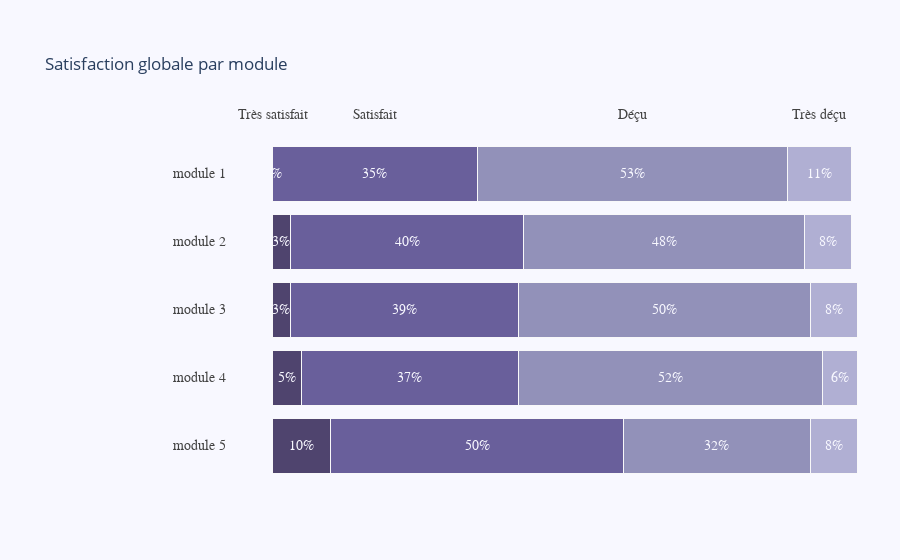
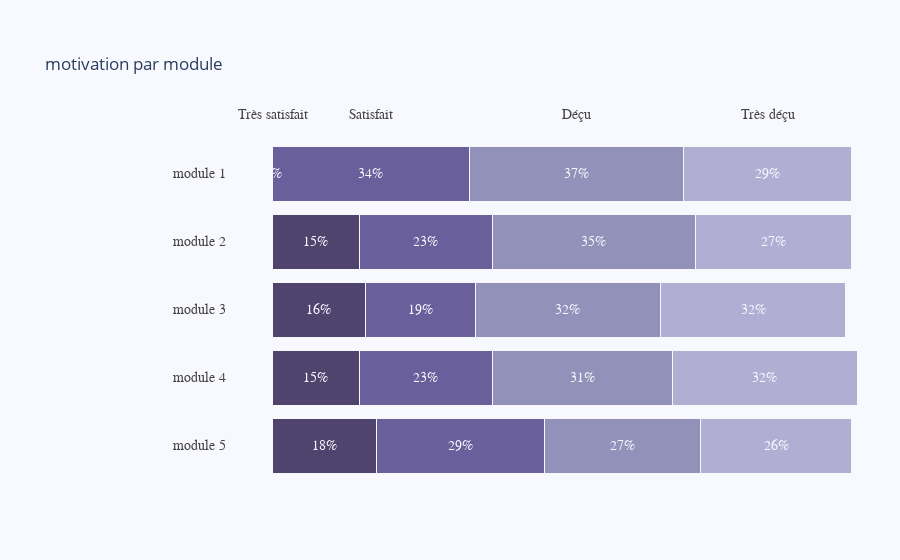
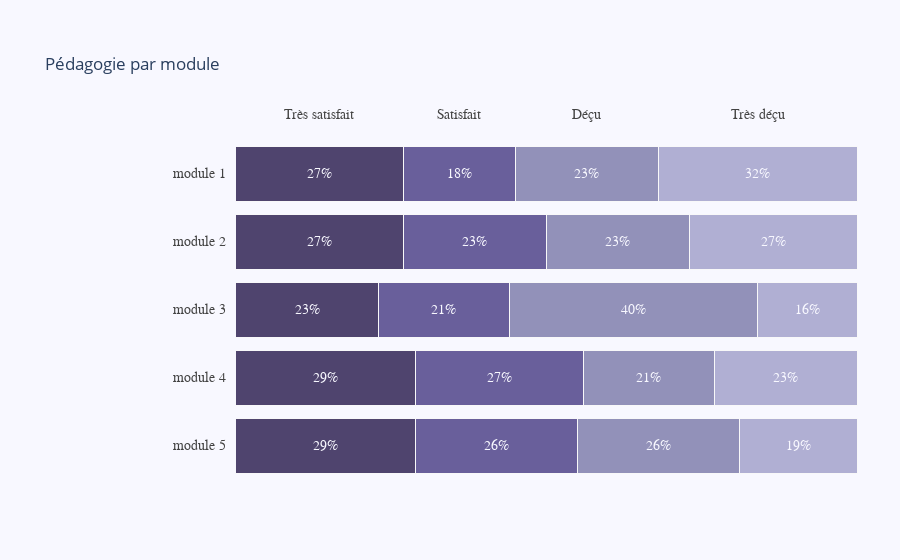
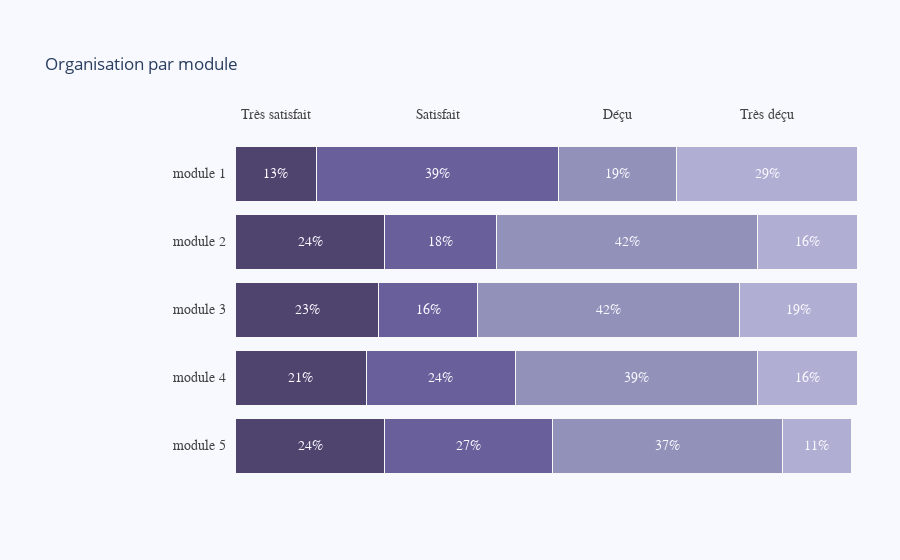

Notebook source saved alongside these figures, in order:
### Code cell
cats = [f"module {i}" for i in range(1, 6)] + ["évaluation finale"]


include_EF = False
i = 2
ic = True
iv = False
il = False
pct = True

if not include_EF: cats = cats[:-1]

for mes in mesures:
    #mes = mesures[i]
    top_labels = ['Très satisfait', 'Satisfait', 'Déçu', 'Très déçu']
    mod_likert_tx = get_tx_from_nb(mod_likert_nb)
    print(mes)
    print(mod_likert_tx[mes])
    title = f"{mes} par module"
    plot_horizontal_barchart(cats, mod_likert_tx[mes], top_labels, inv_cats=ic, inv_values=iv, inv_labels=il, pct=pct, title=title)

### Figure 1 — Plotly figure (JSON) as saved in the notebook; plotly's stock layout.template omitted (floating-point values rounded to 4 significant figures)
{"data": [{"marker": {"color": "rgba(38, 24, 74, 0.8)", "line": {"color": "rgb(248, 248, 249)", "width": 1}}, "orientation": "h", "type": "bar", "x": [10], "y": ["module 5"]}, {"marker": {"color": "rgba(38, 24, 74, 0.8)", "line": {"color": "rgb(248, 248, 249)", "width": 1}}, "orientation": "h", "type": "bar", "x": [5], "y": ["module 4"]}, {"marker": {"color": "rgba(38, 24, 74, 0.8)", "line": {"color": "rgb(248, 248, 249)", "width": 1}}, "orientation": "h", "type": "bar", "x": [3], "y": ["module 3"]}, {"marker": {"color": "rgba(38, 24, 74, 0.8)", "line": {"color": "rgb(248, 248, 249)", "width": 1}}, "orientation": "h", "type": "bar", "x": [3], "y": ["module 2"]}, {"marker": {"color": "rgba(38, 24, 74, 0.8)", "line": {"color": "rgb(248, 248, 249)", "width": 1}}, "orientation": "h", "type": "bar", "x": [0], "y": ["module 1"]}, {"marker": {"color": "rgba(71, 58, 131, 0.8)", "line": {"color": "rgb(248, 248, 249)", "width": 1}}, "orientation": "h", "type": "bar", "x": [50], "y": ["module 5"]}, {"marker": {"color": "rgba(71, 58, 131, 0.8)", "line": {"color": "rgb(248, 248, 249)", "width": 1}}, "orientation": "h", "type": "bar", "x": [37], "y": ["module 4"]}, {"marker": {"color": "rgba(71, 58, 131, 0.8)", "line": {"color": "rgb(248, 248, 249)", "width": 1}}, "orientation": "h", "type": "bar", "x": [39], "y": ["module 3"]}, {"marker": {"color": "rgba(71, 58, 131, 0.8)", "line": {"color": "rgb(248, 248, 249)", "width": 1}}, "orientation": "h", "type": "bar", "x": [40], "y": ["module 2"]}, {"marker": {"color": "rgba(71, 58, 131, 0.8)", "line": {"color": "rgb(248, 248, 249)", "width": 1}}, "orientation": "h", "type": "bar", "x": [35], "y": ["module 1"]}, {"marker": {"color": "rgba(122, 120, 168, 0.8)", "line": {"color": "rgb(248, 248, 249)", "width": 1}}, "orientation": "h", "type": "bar", "x": [32], "y": ["module 5"]}, {"marker": {"color": "rgba(122, 120, 168, 0.8)", "line": {"color": "rgb(248, 248, 249)", "width": 1}}, "orientation": "h", "type": "bar", "x": [52], "y": ["module 4"]}, {"marker": {"color": "rgba(122, 120, 168, 0.8)", "line": {"color": "rgb(248, 248, 249)", "width": 1}}, "orientation": "h", "type": "bar", "x": [50], "y": ["module 3"]}, {"marker": {"color": "rgba(122, 120, 168, 0.8)", "line": {"color": "rgb(248, 248, 249)", "width": 1}}, "orientation": "h", "type": "bar", "x": [48], "y": ["module 2"]}, {"marker": {"color": "rgba(122, 120, 168, 0.8)", "line": {"color": "rgb(248, 248, 249)", "width": 1}}, "orientation": "h", "type": "bar", "x": [53], "y": ["module 1"]}, {"marker": {"color": "rgba(164, 163, 204, 0.85)", "line": {"color": "rgb(248, 248, 249)", "width": 1}}, "orientation": "h", "type": "bar", "x": [8], "y": ["module 5"]}, {"marker": {"color": "rgba(164, 163, 204, 0.85)", "line": {"color": "rgb(248, 248, 249)", "width": 1}}, "orientation": "h", "type": "bar", "x": [6], "y": ["module 4"]}, {"marker": {"color": "rgba(164, 163, 204, 0.85)", "line": {"color": "rgb(248, 248, 249)", "width": 1}}, "orientation": "h", "type": "bar", "x": [8], "y": ["module 3"]}, {"marker": {"color": "rgba(164, 163, 204, 0.85)", "line": {"color": "rgb(248, 248, 249)", "width": 1}}, "orientation": "h", "type": "bar", "x": [8], "y": ["module 2"]}, {"marker": {"color": "rgba(164, 163, 204, 0.85)", "line": {"color": "rgb(248, 248, 249)", "width": 1}}, "orientation": "h", "type": "bar", "x": [11], "y": ["module 1"]}], "layout": {"annotations": [{"align": "right", "font": {"color": "rgb(67, 67, 67)", "family": "Arial", "size": 14}, "showarrow": false, "text": "module 5", "x": 0.14, "xanchor": "right", "xref": "paper", "y": "module 5", "yref": "y"}, {"font": {"color": "rgb(248, 248, 255)", "family": "Arial", "size": 14}, "showarrow": false, "text": "10%", "x": 5, "xref": "x", "y": "module 5", "yref": "y"}, {"font": {"color": "rgb(248, 248, 255)", "family": "Arial", "size": 14}, "showarrow": false, "text": "50%", "x": 35, "xref": "x", "y": "module 5", "yref": "y"}, {"font": {"color": "rgb(248, 248, 255)", "family": "Arial", "size": 14}, "showarrow": false, "text": "32%", "x": 76, "xref": "x", "y": "module 5", "yref": "y"}, {"font": {"color": "rgb(248, 248, 255)", "family": "Arial", "size": 14}, "showarrow": false, "text": "8%", "x": 96, "xref": "x", "y": "module 5", "yref": "y"}, {"align": "right", "font": {"color": "rgb(67, 67, 67)", "family": "Arial", "size": 14}, "showarrow": false, "text": "module 4", "x": 0.14, "xanchor": "right", "xref": "paper", "y": "module 4", "yref": "y"}, {"font": {"color": "rgb(248, 248, 255)", "family": "Arial", "size": 14}, "showarrow": false, "text": "5%", "x": 2.5, "xref": "x", "y": "module 4", "yref": "y"}, {"font": {"color": "rgb(248, 248, 255)", "family": "Arial", "size": 14}, "showarrow": false, "text": "37%", "x": 23.5, "xref": "x", "y": "module 4", "yref": "y"}, {"font": {"color": "rgb(248, 248, 255)", "family": "Arial", "size": 14}, "showarrow": false, "text": "52%", "x": 68, "xref": "x", "y": "module 4", "yref": "y"}, {"font": {"color": "rgb(248, 248, 255)", "family": "Arial", "size": 14}, "showarrow": false, "text": "6%", "x": 97, "xref": "x", "y": "module 4", "yref": "y"}, {"align": "right", "font": {"color": "rgb(67, 67, 67)", "family": "Arial", "size": 14}, "showarrow": false, "text": "module 3", "x": 0.14, "xanchor": "right", "xref": "paper", "y": "module 3", "yref": "y"}, {"font": {"color": "rgb(248, 248, 255)", "family": "Arial", "size": 14}, "showarrow": false, "text": "3%", "x": 1.5, "xref": "x", "y": "module 3", "yref": "y"}, {"font": {"color": "rgb(248, 248, 255)", "family": "Arial", "size": 14}, "showarrow": false, "text": "39%", "x": 22.5, "xref": "x", "y": "module 3", "yref": "y"}, {"font": {"color": "rgb(248, 248, 255)", "family": "Arial", "size": 14}, "showarrow": false, "text": "50%", "x": 67, "xref": "x", "y": "module 3", "yref": "y"}, {"font": {"color": "rgb(248, 248, 255)", "family": "Arial", "size": 14}, "showarrow": false, "text": "8%", "x": 96, "xref": "x", "y": "module 3", "yref": "y"}, {"align": "right", "font": {"color": "rgb(67, 67, 67)", "family": "Arial", "size": 14}, "showarrow": false, "text": "module 2", "x": 0.14, "xanchor": "right", "xref": "paper", "y": "module 2", "yref": "y"}, {"font": {"color": "rgb(248, 248, 255)", "family": "Arial", "size": 14}, "showarrow": false, "text": "3%", "x": 1.5, "xref": "x", "y": "module 2", "yref": "y"}, {"font": {"color": "rgb(248, 248, 255)", "family": "Arial", "size": 14}, "showarrow": false, "text": "40%", "x": 23, "xref": "x", "y": "module 2", "yref": "y"}, {"font": {"color": "rgb(248, 248, 255)", "family": "Arial", "size": 14}, "showarrow": false, "text": "48%", "x": 67, "xref": "x", "y": "module 2", "yref": "y"}, {"font": {"color": "rgb(248, 248, 255)", "family": "Arial", "size": 14}, "showarrow": false, "text": "8%", "x": 95, "xref": "x", "y": "module 2", "yref": "y"}, {"align": "right", "font": {"color": "rgb(67, 67, 67)", "family": "Arial", "size": 14}, "showarrow": false, "text": "module 1", "x": 0.14, "xanchor": "right", "xref": "paper", "y": "module 1", "yref": "y"}, {"font": {"color": "rgb(248, 248, 255)", "family": "Arial", "size": 14}, "showarrow": false, "text": "0%", "x": 0, "xref": "x", "y": "module 1", "yref": "y"}, {"font": {"color": "rgb(67, 67, 67)", "family": "Arial", "size": 14}, "showarrow": false, "text": "Très satisfait", "x": 0, "xref": "x", "y": 1.1, "yref": "paper"}, {"font": {"color": "rgb(248, 248, 255)", "family": "Arial", "size": 14}, "showarrow": false, "text": "35%", "x": 17.5, "xref": "x", "y": "module 1", "yref": "y"}, {"font": {"color": "rgb(67, 67, 67)", "family": "Arial", "size": 14}, "showarrow": false, "text": "Satisfait", "x": 17.5, "xref": "x", "y": 1.1, "yref": "paper"}, {"font": {"color": "rgb(248, 248, 255)", "family": "Arial", "size": 14}, "showarrow": false, "text": "53%", "x": 61.5, "xref": "x", "y": "module 1", "yref": "y"}, {"font": {"color": "rgb(67, 67, 67)", "family": "Arial", "size": 14}, "showarrow": false, "text": "Déçu", "x": 61.5, "xref": "x", "y": 1.1, "yref": "paper"}, {"font": {"color": "rgb(248, 248, 255)", "family": "Arial", "size": 14}, "showarrow": false, "text": "11%", "x": 93.5, "xref": "x", "y": "module 1", "yref": "y"}, {"font": {"color": "rgb(67, 67, 67)", "family": "Arial", "size": 14}, "showarrow": false, "text": "Très déçu", "x": 93.5, "xref": "x", "y": 1.1, "yref": "paper"}], "barmode": "stack", "margin": {"b": 80, "l": 120, "r": 10, "t": 140}, "paper_bgcolor": "rgb(248, 248, 255)", "plot_bgcolor": "rgb(248, 248, 255)", "showlegend": false, "title": {"text": "Satisfaction globale par module"}, "xaxis": {"domain": [0.15, 1], "showgrid": false, "showline": false, "showticklabels": false, "zeroline": false}, "yaxis": {"showgrid": false, "showline": false, "showticklabels": false, "zeroline": false}}}

### Figure 2 — Plotly figure (JSON) as saved in the notebook; plotly's stock layout.template omitted (floating-point values rounded to 4 significant figures)
{"data": [{"marker": {"color": "rgba(38, 24, 74, 0.8)", "line": {"color": "rgb(248, 248, 249)", "width": 1}}, "orientation": "h", "type": "bar", "x": [18], "y": ["module 5"]}, {"marker": {"color": "rgba(38, 24, 74, 0.8)", "line": {"color": "rgb(248, 248, 249)", "width": 1}}, "orientation": "h", "type": "bar", "x": [15], "y": ["module 4"]}, {"marker": {"color": "rgba(38, 24, 74, 0.8)", "line": {"color": "rgb(248, 248, 249)", "width": 1}}, "orientation": "h", "type": "bar", "x": [16], "y": ["module 3"]}, {"marker": {"color": "rgba(38, 24, 74, 0.8)", "line": {"color": "rgb(248, 248, 249)", "width": 1}}, "orientation": "h", "type": "bar", "x": [15], "y": ["module 2"]}, {"marker": {"color": "rgba(38, 24, 74, 0.8)", "line": {"color": "rgb(248, 248, 249)", "width": 1}}, "orientation": "h", "type": "bar", "x": [0], "y": ["module 1"]}, {"marker": {"color": "rgba(71, 58, 131, 0.8)", "line": {"color": "rgb(248, 248, 249)", "width": 1}}, "orientation": "h", "type": "bar", "x": [29], "y": ["module 5"]}, {"marker": {"color": "rgba(71, 58, 131, 0.8)", "line": {"color": "rgb(248, 248, 249)", "width": 1}}, "orientation": "h", "type": "bar", "x": [23], "y": ["module 4"]}, {"marker": {"color": "rgba(71, 58, 131, 0.8)", "line": {"color": "rgb(248, 248, 249)", "width": 1}}, "orientation": "h", "type": "bar", "x": [19], "y": ["module 3"]}, {"marker": {"color": "rgba(71, 58, 131, 0.8)", "line": {"color": "rgb(248, 248, 249)", "width": 1}}, "orientation": "h", "type": "bar", "x": [23], "y": ["module 2"]}, {"marker": {"color": "rgba(71, 58, 131, 0.8)", "line": {"color": "rgb(248, 248, 249)", "width": 1}}, "orientation": "h", "type": "bar", "x": [34], "y": ["module 1"]}, {"marker": {"color": "rgba(122, 120, 168, 0.8)", "line": {"color": "rgb(248, 248, 249)", "width": 1}}, "orientation": "h", "type": "bar", "x": [27], "y": ["module 5"]}, {"marker": {"color": "rgba(122, 120, 168, 0.8)", "line": {"color": "rgb(248, 248, 249)", "width": 1}}, "orientation": "h", "type": "bar", "x": [31], "y": ["module 4"]}, {"marker": {"color": "rgba(122, 120, 168, 0.8)", "line": {"color": "rgb(248, 248, 249)", "width": 1}}, "orientation": "h", "type": "bar", "x": [32], "y": ["module 3"]}, {"marker": {"color": "rgba(122, 120, 168, 0.8)", "line": {"color": "rgb(248, 248, 249)", "width": 1}}, "orientation": "h", "type": "bar", "x": [35], "y": ["module 2"]}, {"marker": {"color": "rgba(122, 120, 168, 0.8)", "line": {"color": "rgb(248, 248, 249)", "width": 1}}, "orientation": "h", "type": "bar", "x": [37], "y": ["module 1"]}, {"marker": {"color": "rgba(164, 163, 204, 0.85)", "line": {"color": "rgb(248, 248, 249)", "width": 1}}, "orientation": "h", "type": "bar", "x": [26], "y": ["module 5"]}, {"marker": {"color": "rgba(164, 163, 204, 0.85)", "line": {"color": "rgb(248, 248, 249)", "width": 1}}, "orientation": "h", "type": "bar", "x": [32], "y": ["module 4"]}, {"marker": {"color": "rgba(164, 163, 204, 0.85)", "line": {"color": "rgb(248, 248, 249)", "width": 1}}, "orientation": "h", "type": "bar", "x": [32], "y": ["module 3"]}, {"marker": {"color": "rgba(164, 163, 204, 0.85)", "line": {"color": "rgb(248, 248, 249)", "width": 1}}, "orientation": "h", "type": "bar", "x": [27], "y": ["module 2"]}, {"marker": {"color": "rgba(164, 163, 204, 0.85)", "line": {"color": "rgb(248, 248, 249)", "width": 1}}, "orientation": "h", "type": "bar", "x": [29], "y": ["module 1"]}], "layout": {"annotations": [{"align": "right", "font": {"color": "rgb(67, 67, 67)", "family": "Arial", "size": 14}, "showarrow": false, "text": "module 5", "x": 0.14, "xanchor": "right", "xref": "paper", "y": "module 5", "yref": "y"}, {"font": {"color": "rgb(248, 248, 255)", "family": "Arial", "size": 14}, "showarrow": false, "text": "18%", "x": 9, "xref": "x", "y": "module 5", "yref": "y"}, {"font": {"color": "rgb(248, 248, 255)", "family": "Arial", "size": 14}, "showarrow": false, "text": "29%", "x": 32.5, "xref": "x", "y": "module 5", "yref": "y"}, {"font": {"color": "rgb(248, 248, 255)", "family": "Arial", "size": 14}, "showarrow": false, "text": "27%", "x": 60.5, "xref": "x", "y": "module 5", "yref": "y"}, {"font": {"color": "rgb(248, 248, 255)", "family": "Arial", "size": 14}, "showarrow": false, "text": "26%", "x": 87, "xref": "x", "y": "module 5", "yref": "y"}, {"align": "right", "font": {"color": "rgb(67, 67, 67)", "family": "Arial", "size": 14}, "showarrow": false, "text": "module 4", "x": 0.14, "xanchor": "right", "xref": "paper", "y": "module 4", "yref": "y"}, {"font": {"color": "rgb(248, 248, 255)", "family": "Arial", "size": 14}, "showarrow": false, "text": "15%", "x": 7.5, "xref": "x", "y": "module 4", "yref": "y"}, {"font": {"color": "rgb(248, 248, 255)", "family": "Arial", "size": 14}, "showarrow": false, "text": "23%", "x": 26.5, "xref": "x", "y": "module 4", "yref": "y"}, {"font": {"color": "rgb(248, 248, 255)", "family": "Arial", "size": 14}, "showarrow": false, "text": "31%", "x": 53.5, "xref": "x", "y": "module 4", "yref": "y"}, {"font": {"color": "rgb(248, 248, 255)", "family": "Arial", "size": 14}, "showarrow": false, "text": "32%", "x": 85, "xref": "x", "y": "module 4", "yref": "y"}, {"align": "right", "font": {"color": "rgb(67, 67, 67)", "family": "Arial", "size": 14}, "showarrow": false, "text": "module 3", "x": 0.14, "xanchor": "right", "xref": "paper", "y": "module 3", "yref": "y"}, {"font": {"color": "rgb(248, 248, 255)", "family": "Arial", "size": 14}, "showarrow": false, "text": "16%", "x": 8, "xref": "x", "y": "module 3", "yref": "y"}, {"font": {"color": "rgb(248, 248, 255)", "family": "Arial", "size": 14}, "showarrow": false, "text": "19%", "x": 25.5, "xref": "x", "y": "module 3", "yref": "y"}, {"font": {"color": "rgb(248, 248, 255)", "family": "Arial", "size": 14}, "showarrow": false, "text": "32%", "x": 51, "xref": "x", "y": "module 3", "yref": "y"}, {"font": {"color": "rgb(248, 248, 255)", "family": "Arial", "size": 14}, "showarrow": false, "text": "32%", "x": 83, "xref": "x", "y": "module 3", "yref": "y"}, {"align": "right", "font": {"color": "rgb(67, 67, 67)", "family": "Arial", "size": 14}, "showarrow": false, "text": "module 2", "x": 0.14, "xanchor": "right", "xref": "paper", "y": "module 2", "yref": "y"}, {"font": {"color": "rgb(248, 248, 255)", "family": "Arial", "size": 14}, "showarrow": false, "text": "15%", "x": 7.5, "xref": "x", "y": "module 2", "yref": "y"}, {"font": {"color": "rgb(248, 248, 255)", "family": "Arial", "size": 14}, "showarrow": false, "text": "23%", "x": 26.5, "xref": "x", "y": "module 2", "yref": "y"}, {"font": {"color": "rgb(248, 248, 255)", "family": "Arial", "size": 14}, "showarrow": false, "text": "35%", "x": 55.5, "xref": "x", "y": "module 2", "yref": "y"}, {"font": {"color": "rgb(248, 248, 255)", "family": "Arial", "size": 14}, "showarrow": false, "text": "27%", "x": 86.5, "xref": "x", "y": "module 2", "yref": "y"}, {"align": "right", "font": {"color": "rgb(67, 67, 67)", "family": "Arial", "size": 14}, "showarrow": false, "text": "module 1", "x": 0.14, "xanchor": "right", "xref": "paper", "y": "module 1", "yref": "y"}, {"font": {"color": "rgb(248, 248, 255)", "family": "Arial", "size": 14}, "showarrow": false, "text": "0%", "x": 0, "xref": "x", "y": "module 1", "yref": "y"}, {"font": {"color": "rgb(67, 67, 67)", "family": "Arial", "size": 14}, "showarrow": false, "text": "Très satisfait", "x": 0, "xref": "x", "y": 1.1, "yref": "paper"}, {"font": {"color": "rgb(248, 248, 255)", "family": "Arial", "size": 14}, "showarrow": false, "text": "34%", "x": 17, "xref": "x", "y": "module 1", "yref": "y"}, {"font": {"color": "rgb(67, 67, 67)", "family": "Arial", "size": 14}, "showarrow": false, "text": "Satisfait", "x": 17, "xref": "x", "y": 1.1, "yref": "paper"}, {"font": {"color": "rgb(248, 248, 255)", "family": "Arial", "size": 14}, "showarrow": false, "text": "37%", "x": 52.5, "xref": "x", "y": "module 1", "yref": "y"}, {"font": {"color": "rgb(67, 67, 67)", "family": "Arial", "size": 14}, "showarrow": false, "text": "Déçu", "x": 52.5, "xref": "x", "y": 1.1, "yref": "paper"}, {"font": {"color": "rgb(248, 248, 255)", "family": "Arial", "size": 14}, "showarrow": false, "text": "29%", "x": 85.5, "xref": "x", "y": "module 1", "yref": "y"}, {"font": {"color": "rgb(67, 67, 67)", "family": "Arial", "size": 14}, "showarrow": false, "text": "Très déçu", "x": 85.5, "xref": "x", "y": 1.1, "yref": "paper"}], "barmode": "stack", "margin": {"b": 80, "l": 120, "r": 10, "t": 140}, "paper_bgcolor": "rgb(248, 248, 255)", "plot_bgcolor": "rgb(248, 248, 255)", "showlegend": false, "title": {"text": "motivation par module"}, "xaxis": {"domain": [0.15, 1], "showgrid": false, "showline": false, "showticklabels": false, "zeroline": false}, "yaxis": {"showgrid": false, "showline": false, "showticklabels": false, "zeroline": false}}}

### Figure 3 — Plotly figure (JSON) as saved in the notebook; plotly's stock layout.template omitted (floating-point values rounded to 4 significant figures)
{"data": [{"marker": {"color": "rgba(38, 24, 74, 0.8)", "line": {"color": "rgb(248, 248, 249)", "width": 1}}, "orientation": "h", "type": "bar", "x": [29], "y": ["module 5"]}, {"marker": {"color": "rgba(38, 24, 74, 0.8)", "line": {"color": "rgb(248, 248, 249)", "width": 1}}, "orientation": "h", "type": "bar", "x": [29], "y": ["module 4"]}, {"marker": {"color": "rgba(38, 24, 74, 0.8)", "line": {"color": "rgb(248, 248, 249)", "width": 1}}, "orientation": "h", "type": "bar", "x": [23], "y": ["module 3"]}, {"marker": {"color": "rgba(38, 24, 74, 0.8)", "line": {"color": "rgb(248, 248, 249)", "width": 1}}, "orientation": "h", "type": "bar", "x": [27], "y": ["module 2"]}, {"marker": {"color": "rgba(38, 24, 74, 0.8)", "line": {"color": "rgb(248, 248, 249)", "width": 1}}, "orientation": "h", "type": "bar", "x": [27], "y": ["module 1"]}, {"marker": {"color": "rgba(71, 58, 131, 0.8)", "line": {"color": "rgb(248, 248, 249)", "width": 1}}, "orientation": "h", "type": "bar", "x": [26], "y": ["module 5"]}, {"marker": {"color": "rgba(71, 58, 131, 0.8)", "line": {"color": "rgb(248, 248, 249)", "width": 1}}, "orientation": "h", "type": "bar", "x": [27], "y": ["module 4"]}, {"marker": {"color": "rgba(71, 58, 131, 0.8)", "line": {"color": "rgb(248, 248, 249)", "width": 1}}, "orientation": "h", "type": "bar", "x": [21], "y": ["module 3"]}, {"marker": {"color": "rgba(71, 58, 131, 0.8)", "line": {"color": "rgb(248, 248, 249)", "width": 1}}, "orientation": "h", "type": "bar", "x": [23], "y": ["module 2"]}, {"marker": {"color": "rgba(71, 58, 131, 0.8)", "line": {"color": "rgb(248, 248, 249)", "width": 1}}, "orientation": "h", "type": "bar", "x": [18], "y": ["module 1"]}, {"marker": {"color": "rgba(122, 120, 168, 0.8)", "line": {"color": "rgb(248, 248, 249)", "width": 1}}, "orientation": "h", "type": "bar", "x": [26], "y": ["module 5"]}, {"marker": {"color": "rgba(122, 120, 168, 0.8)", "line": {"color": "rgb(248, 248, 249)", "width": 1}}, "orientation": "h", "type": "bar", "x": [21], "y": ["module 4"]}, {"marker": {"color": "rgba(122, 120, 168, 0.8)", "line": {"color": "rgb(248, 248, 249)", "width": 1}}, "orientation": "h", "type": "bar", "x": [40], "y": ["module 3"]}, {"marker": {"color": "rgba(122, 120, 168, 0.8)", "line": {"color": "rgb(248, 248, 249)", "width": 1}}, "orientation": "h", "type": "bar", "x": [23], "y": ["module 2"]}, {"marker": {"color": "rgba(122, 120, 168, 0.8)", "line": {"color": "rgb(248, 248, 249)", "width": 1}}, "orientation": "h", "type": "bar", "x": [23], "y": ["module 1"]}, {"marker": {"color": "rgba(164, 163, 204, 0.85)", "line": {"color": "rgb(248, 248, 249)", "width": 1}}, "orientation": "h", "type": "bar", "x": [19], "y": ["module 5"]}, {"marker": {"color": "rgba(164, 163, 204, 0.85)", "line": {"color": "rgb(248, 248, 249)", "width": 1}}, "orientation": "h", "type": "bar", "x": [23], "y": ["module 4"]}, {"marker": {"color": "rgba(164, 163, 204, 0.85)", "line": {"color": "rgb(248, 248, 249)", "width": 1}}, "orientation": "h", "type": "bar", "x": [16], "y": ["module 3"]}, {"marker": {"color": "rgba(164, 163, 204, 0.85)", "line": {"color": "rgb(248, 248, 249)", "width": 1}}, "orientation": "h", "type": "bar", "x": [27], "y": ["module 2"]}, {"marker": {"color": "rgba(164, 163, 204, 0.85)", "line": {"color": "rgb(248, 248, 249)", "width": 1}}, "orientation": "h", "type": "bar", "x": [32], "y": ["module 1"]}], "layout": {"annotations": [{"align": "right", "font": {"color": "rgb(67, 67, 67)", "family": "Arial", "size": 14}, "showarrow": false, "text": "module 5", "x": 0.14, "xanchor": "right", "xref": "paper", "y": "module 5", "yref": "y"}, {"font": {"color": "rgb(248, 248, 255)", "family": "Arial", "size": 14}, "showarrow": false, "text": "29%", "x": 14.5, "xref": "x", "y": "module 5", "yref": "y"}, {"font": {"color": "rgb(248, 248, 255)", "family": "Arial", "size": 14}, "showarrow": false, "text": "26%", "x": 42, "xref": "x", "y": "module 5", "yref": "y"}, {"font": {"color": "rgb(248, 248, 255)", "family": "Arial", "size": 14}, "showarrow": false, "text": "26%", "x": 68, "xref": "x", "y": "module 5", "yref": "y"}, {"font": {"color": "rgb(248, 248, 255)", "family": "Arial", "size": 14}, "showarrow": false, "text": "19%", "x": 90.5, "xref": "x", "y": "module 5", "yref": "y"}, {"align": "right", "font": {"color": "rgb(67, 67, 67)", "family": "Arial", "size": 14}, "showarrow": false, "text": "module 4", "x": 0.14, "xanchor": "right", "xref": "paper", "y": "module 4", "yref": "y"}, {"font": {"color": "rgb(248, 248, 255)", "family": "Arial", "size": 14}, "showarrow": false, "text": "29%", "x": 14.5, "xref": "x", "y": "module 4", "yref": "y"}, {"font": {"color": "rgb(248, 248, 255)", "family": "Arial", "size": 14}, "showarrow": false, "text": "27%", "x": 42.5, "xref": "x", "y": "module 4", "yref": "y"}, {"font": {"color": "rgb(248, 248, 255)", "family": "Arial", "size": 14}, "showarrow": false, "text": "21%", "x": 66.5, "xref": "x", "y": "module 4", "yref": "y"}, {"font": {"color": "rgb(248, 248, 255)", "family": "Arial", "size": 14}, "showarrow": false, "text": "23%", "x": 88.5, "xref": "x", "y": "module 4", "yref": "y"}, {"align": "right", "font": {"color": "rgb(67, 67, 67)", "family": "Arial", "size": 14}, "showarrow": false, "text": "module 3", "x": 0.14, "xanchor": "right", "xref": "paper", "y": "module 3", "yref": "y"}, {"font": {"color": "rgb(248, 248, 255)", "family": "Arial", "size": 14}, "showarrow": false, "text": "23%", "x": 11.5, "xref": "x", "y": "module 3", "yref": "y"}, {"font": {"color": "rgb(248, 248, 255)", "family": "Arial", "size": 14}, "showarrow": false, "text": "21%", "x": 33.5, "xref": "x", "y": "module 3", "yref": "y"}, {"font": {"color": "rgb(248, 248, 255)", "family": "Arial", "size": 14}, "showarrow": false, "text": "40%", "x": 64, "xref": "x", "y": "module 3", "yref": "y"}, {"font": {"color": "rgb(248, 248, 255)", "family": "Arial", "size": 14}, "showarrow": false, "text": "16%", "x": 92, "xref": "x", "y": "module 3", "yref": "y"}, {"align": "right", "font": {"color": "rgb(67, 67, 67)", "family": "Arial", "size": 14}, "showarrow": false, "text": "module 2", "x": 0.14, "xanchor": "right", "xref": "paper", "y": "module 2", "yref": "y"}, {"font": {"color": "rgb(248, 248, 255)", "family": "Arial", "size": 14}, "showarrow": false, "text": "27%", "x": 13.5, "xref": "x", "y": "module 2", "yref": "y"}, {"font": {"color": "rgb(248, 248, 255)", "family": "Arial", "size": 14}, "showarrow": false, "text": "23%", "x": 38.5, "xref": "x", "y": "module 2", "yref": "y"}, {"font": {"color": "rgb(248, 248, 255)", "family": "Arial", "size": 14}, "showarrow": false, "text": "23%", "x": 61.5, "xref": "x", "y": "module 2", "yref": "y"}, {"font": {"color": "rgb(248, 248, 255)", "family": "Arial", "size": 14}, "showarrow": false, "text": "27%", "x": 86.5, "xref": "x", "y": "module 2", "yref": "y"}, {"align": "right", "font": {"color": "rgb(67, 67, 67)", "family": "Arial", "size": 14}, "showarrow": false, "text": "module 1", "x": 0.14, "xanchor": "right", "xref": "paper", "y": "module 1", "yref": "y"}, {"font": {"color": "rgb(248, 248, 255)", "family": "Arial", "size": 14}, "showarrow": false, "text": "27%", "x": 13.5, "xref": "x", "y": "module 1", "yref": "y"}, {"font": {"color": "rgb(67, 67, 67)", "family": "Arial", "size": 14}, "showarrow": false, "text": "Très satisfait", "x": 13.5, "xref": "x", "y": 1.1, "yref": "paper"}, {"font": {"color": "rgb(248, 248, 255)", "family": "Arial", "size": 14}, "showarrow": false, "text": "18%", "x": 36, "xref": "x", "y": "module 1", "yref": "y"}, {"font": {"color": "rgb(67, 67, 67)", "family": "Arial", "size": 14}, "showarrow": false, "text": "Satisfait", "x": 36, "xref": "x", "y": 1.1, "yref": "paper"}, {"font": {"color": "rgb(248, 248, 255)", "family": "Arial", "size": 14}, "showarrow": false, "text": "23%", "x": 56.5, "xref": "x", "y": "module 1", "yref": "y"}, {"font": {"color": "rgb(67, 67, 67)", "family": "Arial", "size": 14}, "showarrow": false, "text": "Déçu", "x": 56.5, "xref": "x", "y": 1.1, "yref": "paper"}, {"font": {"color": "rgb(248, 248, 255)", "family": "Arial", "size": 14}, "showarrow": false, "text": "32%", "x": 84, "xref": "x", "y": "module 1", "yref": "y"}, {"font": {"color": "rgb(67, 67, 67)", "family": "Arial", "size": 14}, "showarrow": false, "text": "Très déçu", "x": 84, "xref": "x", "y": 1.1, "yref": "paper"}], "barmode": "stack", "margin": {"b": 80, "l": 120, "r": 10, "t": 140}, "paper_bgcolor": "rgb(248, 248, 255)", "plot_bgcolor": "rgb(248, 248, 255)", "showlegend": false, "title": {"text": "Pédagogie par module"}, "xaxis": {"domain": [0.15, 1], "showgrid": false, "showline": false, "showticklabels": false, "zeroline": false}, "yaxis": {"showgrid": false, "showline": false, "showticklabels": false, "zeroline": false}}}

### Figure 4 — Plotly figure (JSON) as saved in the notebook; plotly's stock layout.template omitted (floating-point values rounded to 4 significant figures)
{"data": [{"marker": {"color": "rgba(38, 24, 74, 0.8)", "line": {"color": "rgb(248, 248, 249)", "width": 1}}, "orientation": "h", "type": "bar", "x": [24], "y": ["module 5"]}, {"marker": {"color": "rgba(38, 24, 74, 0.8)", "line": {"color": "rgb(248, 248, 249)", "width": 1}}, "orientation": "h", "type": "bar", "x": [21], "y": ["module 4"]}, {"marker": {"color": "rgba(38, 24, 74, 0.8)", "line": {"color": "rgb(248, 248, 249)", "width": 1}}, "orientation": "h", "type": "bar", "x": [23], "y": ["module 3"]}, {"marker": {"color": "rgba(38, 24, 74, 0.8)", "line": {"color": "rgb(248, 248, 249)", "width": 1}}, "orientation": "h", "type": "bar", "x": [24], "y": ["module 2"]}, {"marker": {"color": "rgba(38, 24, 74, 0.8)", "line": {"color": "rgb(248, 248, 249)", "width": 1}}, "orientation": "h", "type": "bar", "x": [13], "y": ["module 1"]}, {"marker": {"color": "rgba(71, 58, 131, 0.8)", "line": {"color": "rgb(248, 248, 249)", "width": 1}}, "orientation": "h", "type": "bar", "x": [27], "y": ["module 5"]}, {"marker": {"color": "rgba(71, 58, 131, 0.8)", "line": {"color": "rgb(248, 248, 249)", "width": 1}}, "orientation": "h", "type": "bar", "x": [24], "y": ["module 4"]}, {"marker": {"color": "rgba(71, 58, 131, 0.8)", "line": {"color": "rgb(248, 248, 249)", "width": 1}}, "orientation": "h", "type": "bar", "x": [16], "y": ["module 3"]}, {"marker": {"color": "rgba(71, 58, 131, 0.8)", "line": {"color": "rgb(248, 248, 249)", "width": 1}}, "orientation": "h", "type": "bar", "x": [18], "y": ["module 2"]}, {"marker": {"color": "rgba(71, 58, 131, 0.8)", "line": {"color": "rgb(248, 248, 249)", "width": 1}}, "orientation": "h", "type": "bar", "x": [39], "y": ["module 1"]}, {"marker": {"color": "rgba(122, 120, 168, 0.8)", "line": {"color": "rgb(248, 248, 249)", "width": 1}}, "orientation": "h", "type": "bar", "x": [37], "y": ["module 5"]}, {"marker": {"color": "rgba(122, 120, 168, 0.8)", "line": {"color": "rgb(248, 248, 249)", "width": 1}}, "orientation": "h", "type": "bar", "x": [39], "y": ["module 4"]}, {"marker": {"color": "rgba(122, 120, 168, 0.8)", "line": {"color": "rgb(248, 248, 249)", "width": 1}}, "orientation": "h", "type": "bar", "x": [42], "y": ["module 3"]}, {"marker": {"color": "rgba(122, 120, 168, 0.8)", "line": {"color": "rgb(248, 248, 249)", "width": 1}}, "orientation": "h", "type": "bar", "x": [42], "y": ["module 2"]}, {"marker": {"color": "rgba(122, 120, 168, 0.8)", "line": {"color": "rgb(248, 248, 249)", "width": 1}}, "orientation": "h", "type": "bar", "x": [19], "y": ["module 1"]}, {"marker": {"color": "rgba(164, 163, 204, 0.85)", "line": {"color": "rgb(248, 248, 249)", "width": 1}}, "orientation": "h", "type": "bar", "x": [11], "y": ["module 5"]}, {"marker": {"color": "rgba(164, 163, 204, 0.85)", "line": {"color": "rgb(248, 248, 249)", "width": 1}}, "orientation": "h", "type": "bar", "x": [16], "y": ["module 4"]}, {"marker": {"color": "rgba(164, 163, 204, 0.85)", "line": {"color": "rgb(248, 248, 249)", "width": 1}}, "orientation": "h", "type": "bar", "x": [19], "y": ["module 3"]}, {"marker": {"color": "rgba(164, 163, 204, 0.85)", "line": {"color": "rgb(248, 248, 249)", "width": 1}}, "orientation": "h", "type": "bar", "x": [16], "y": ["module 2"]}, {"marker": {"color": "rgba(164, 163, 204, 0.85)", "line": {"color": "rgb(248, 248, 249)", "width": 1}}, "orientation": "h", "type": "bar", "x": [29], "y": ["module 1"]}], "layout": {"annotations": [{"align": "right", "font": {"color": "rgb(67, 67, 67)", "family": "Arial", "size": 14}, "showarrow": false, "text": "module 5", "x": 0.14, "xanchor": "right", "xref": "paper", "y": "module 5", "yref": "y"}, {"font": {"color": "rgb(248, 248, 255)", "family": "Arial", "size": 14}, "showarrow": false, "text": "24%", "x": 12, "xref": "x", "y": "module 5", "yref": "y"}, {"font": {"color": "rgb(248, 248, 255)", "family": "Arial", "size": 14}, "showarrow": false, "text": "27%", "x": 37.5, "xref": "x", "y": "module 5", "yref": "y"}, {"font": {"color": "rgb(248, 248, 255)", "family": "Arial", "size": 14}, "showarrow": false, "text": "37%", "x": 69.5, "xref": "x", "y": "module 5", "yref": "y"}, {"font": {"color": "rgb(248, 248, 255)", "family": "Arial", "size": 14}, "showarrow": false, "text": "11%", "x": 93.5, "xref": "x", "y": "module 5", "yref": "y"}, {"align": "right", "font": {"color": "rgb(67, 67, 67)", "family": "Arial", "size": 14}, "showarrow": false, "text": "module 4", "x": 0.14, "xanchor": "right", "xref": "paper", "y": "module 4", "yref": "y"}, {"font": {"color": "rgb(248, 248, 255)", "family": "Arial", "size": 14}, "showarrow": false, "text": "21%", "x": 10.5, "xref": "x", "y": "module 4", "yref": "y"}, {"font": {"color": "rgb(248, 248, 255)", "family": "Arial", "size": 14}, "showarrow": false, "text": "24%", "x": 33, "xref": "x", "y": "module 4", "yref": "y"}, {"font": {"color": "rgb(248, 248, 255)", "family": "Arial", "size": 14}, "showarrow": false, "text": "39%", "x": 64.5, "xref": "x", "y": "module 4", "yref": "y"}, {"font": {"color": "rgb(248, 248, 255)", "family": "Arial", "size": 14}, "showarrow": false, "text": "16%", "x": 92, "xref": "x", "y": "module 4", "yref": "y"}, {"align": "right", "font": {"color": "rgb(67, 67, 67)", "family": "Arial", "size": 14}, "showarrow": false, "text": "module 3", "x": 0.14, "xanchor": "right", "xref": "paper", "y": "module 3", "yref": "y"}, {"font": {"color": "rgb(248, 248, 255)", "family": "Arial", "size": 14}, "showarrow": false, "text": "23%", "x": 11.5, "xref": "x", "y": "module 3", "yref": "y"}, {"font": {"color": "rgb(248, 248, 255)", "family": "Arial", "size": 14}, "showarrow": false, "text": "16%", "x": 31, "xref": "x", "y": "module 3", "yref": "y"}, {"font": {"color": "rgb(248, 248, 255)", "family": "Arial", "size": 14}, "showarrow": false, "text": "42%", "x": 60, "xref": "x", "y": "module 3", "yref": "y"}, {"font": {"color": "rgb(248, 248, 255)", "family": "Arial", "size": 14}, "showarrow": false, "text": "19%", "x": 90.5, "xref": "x", "y": "module 3", "yref": "y"}, {"align": "right", "font": {"color": "rgb(67, 67, 67)", "family": "Arial", "size": 14}, "showarrow": false, "text": "module 2", "x": 0.14, "xanchor": "right", "xref": "paper", "y": "module 2", "yref": "y"}, {"font": {"color": "rgb(248, 248, 255)", "family": "Arial", "size": 14}, "showarrow": false, "text": "24%", "x": 12, "xref": "x", "y": "module 2", "yref": "y"}, {"font": {"color": "rgb(248, 248, 255)", "family": "Arial", "size": 14}, "showarrow": false, "text": "18%", "x": 33, "xref": "x", "y": "module 2", "yref": "y"}, {"font": {"color": "rgb(248, 248, 255)", "family": "Arial", "size": 14}, "showarrow": false, "text": "42%", "x": 63, "xref": "x", "y": "module 2", "yref": "y"}, {"font": {"color": "rgb(248, 248, 255)", "family": "Arial", "size": 14}, "showarrow": false, "text": "16%", "x": 92, "xref": "x", "y": "module 2", "yref": "y"}, {"align": "right", "font": {"color": "rgb(67, 67, 67)", "family": "Arial", "size": 14}, "showarrow": false, "text": "module 1", "x": 0.14, "xanchor": "right", "xref": "paper", "y": "module 1", "yref": "y"}, {"font": {"color": "rgb(248, 248, 255)", "family": "Arial", "size": 14}, "showarrow": false, "text": "13%", "x": 6.5, "xref": "x", "y": "module 1", "yref": "y"}, {"font": {"color": "rgb(67, 67, 67)", "family": "Arial", "size": 14}, "showarrow": false, "text": "Très satisfait", "x": 6.5, "xref": "x", "y": 1.1, "yref": "paper"}, {"font": {"color": "rgb(248, 248, 255)", "family": "Arial", "size": 14}, "showarrow": false, "text": "39%", "x": 32.5, "xref": "x", "y": "module 1", "yref": "y"}, {"font": {"color": "rgb(67, 67, 67)", "family": "Arial", "size": 14}, "showarrow": false, "text": "Satisfait", "x": 32.5, "xref": "x", "y": 1.1, "yref": "paper"}, {"font": {"color": "rgb(248, 248, 255)", "family": "Arial", "size": 14}, "showarrow": false, "text": "19%", "x": 61.5, "xref": "x", "y": "module 1", "yref": "y"}, {"font": {"color": "rgb(67, 67, 67)", "family": "Arial", "size": 14}, "showarrow": false, "text": "Déçu", "x": 61.5, "xref": "x", "y": 1.1, "yref": "paper"}, {"font": {"color": "rgb(248, 248, 255)", "family": "Arial", "size": 14}, "showarrow": false, "text": "29%", "x": 85.5, "xref": "x", "y": "module 1", "yref": "y"}, {"font": {"color": "rgb(67, 67, 67)", "family": "Arial", "size": 14}, "showarrow": false, "text": "Très déçu", "x": 85.5, "xref": "x", "y": 1.1, "yref": "paper"}], "barmode": "stack", "margin": {"b": 80, "l": 120, "r": 10, "t": 140}, "paper_bgcolor": "rgb(248, 248, 255)", "plot_bgcolor": "rgb(248, 248, 255)", "showlegend": false, "title": {"text": "Organisation par module"}, "xaxis": {"domain": [0.15, 1], "showgrid": false, "showline": false, "showticklabels": false, "zeroline": false}, "yaxis": {"showgrid": false, "showline": false, "showticklabels": false, "zeroline": false}}}
